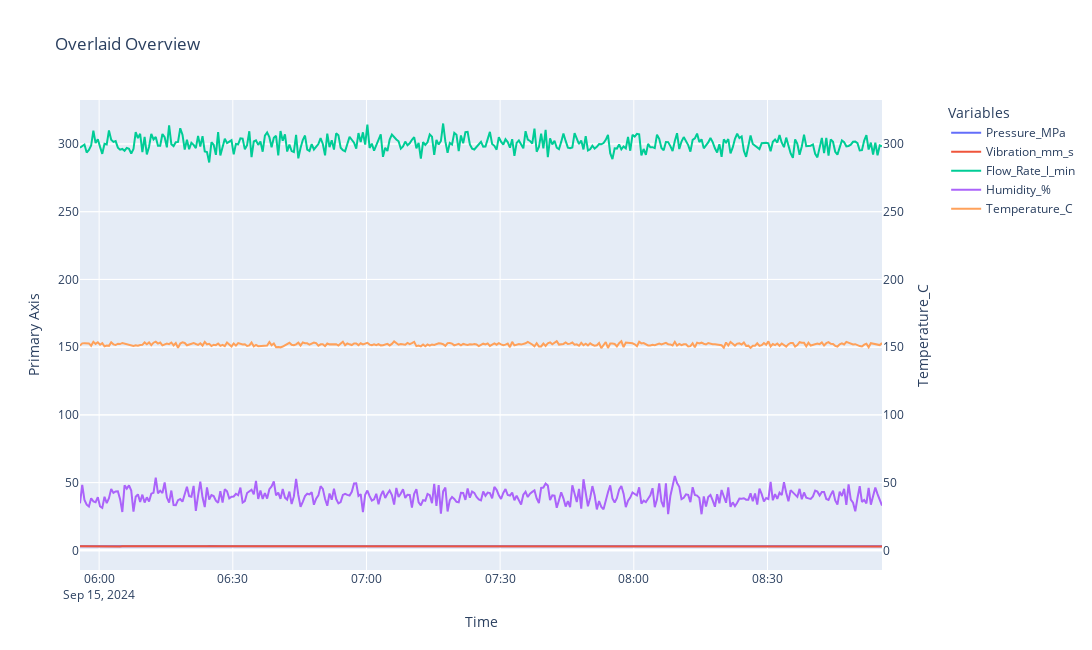

Write notebook code for a chart like this one.
### Code cell
# Plot the data to see the effect of the anomaly
fig_anomaly_stuck = overlaid_plots_with_plotly(df_with_sensor_issue_jump,
                                               variable_of_interest='Temperature_C',
                                               save_plot=False)
fig_anomaly_stuck.show()

### Figure 1 — Plotly figure (JSON) as saved in the notebook; plotly's stock layout.template omitted (floating-point values rounded to 4 significant figures; data arrays with more than 128 entries replaced by an {"elided": "..."} marker saying what was removed)
{"data": [{"mode": "lines", "name": "Pressure_MPa", "type": "scatter", "x": {"elided": "361 str values"}, "y": {"elided": "361 float values"}, "yaxis": "y"}, {"mode": "lines", "name": "Vibration_mm_s", "type": "scatter", "x": {"elided": "361 str values"}, "y": {"elided": "361 float values"}, "yaxis": "y"}, {"mode": "lines", "name": "Flow_Rate_l_min", "type": "scatter", "x": {"elided": "361 str values"}, "y": {"elided": "361 float values"}, "yaxis": "y"}, {"mode": "lines", "name": "Humidity_%", "type": "scatter", "x": {"elided": "361 str values"}, "y": {"elided": "361 float values"}, "yaxis": "y"}, {"mode": "lines", "name": "Temperature_C", "type": "scatter", "x": {"elided": "361 str values"}, "y": {"elided": "361 float values"}, "yaxis": "y2"}], "layout": {"height": 650, "hovermode": "x unified", "legend": {"title": {"text": "Variables"}, "x": 1.08, "xanchor": "left", "y": 1, "yanchor": "top"}, "title": {"text": "Overlaid Overview"}, "width": 1300, "xaxis": {"title": {"text": "Time"}}, "yaxis": {"title": {"text": "Primary Axis"}}, "yaxis2": {"matches": "y", "overlaying": "y", "side": "right", "title": {"text": "Temperature_C"}}}}
